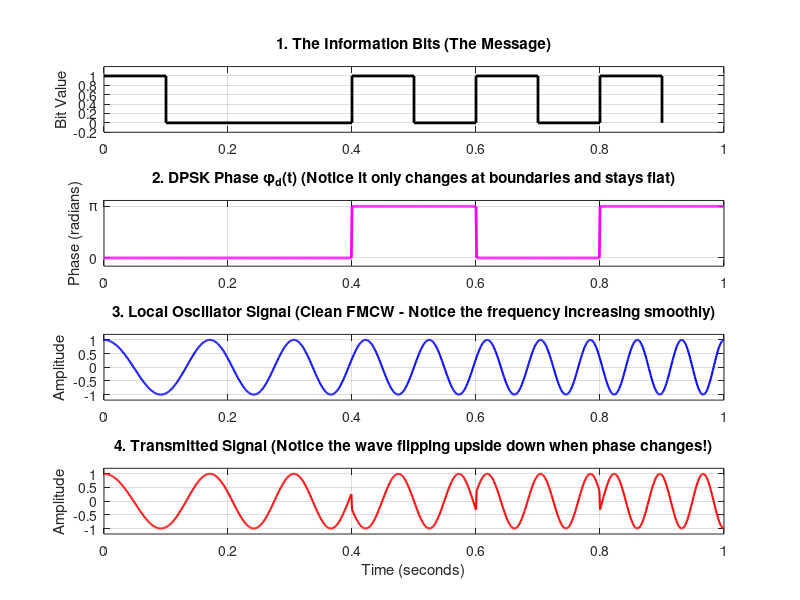

Write the MATLAB code that produced this figure.
% =========================================================================
% Simulation of DPSK Data Modulation on an FMCW Radar Signal
% =========================================================================

clear; clc; close all;

%% 1. Define Parameters (Scaled down for visualization)
fc = 5;          % Carrier frequency (Hz) - The basic "pitch" of the wave
B = 10;          % Bandwidth (Hz) - How much the frequency increases
T = 1;           % Chirp duration (seconds) - Length of our signal
mu = B / T;      % Chirp slope (Hz/s)

Rb = 10;         % Data rate (bits per second) - How fast we send data
Ts = 1 / Rb;     % Symbol duration (seconds per bit)

fs = 1000;       % Sampling frequency (points per second for a smooth plot)
t = 0:1/fs:T-1/fs; % Time vector for the whole chirp

num_bits = T * Rb; % Total number of bits in this chirp (1 sec * 10 bps = 10 bits)

%% 2. Generate Random Information Bits (0s and 1s)
% This represents the message the ego vehicle wants to send.
data_bits = randi([0, 1], 1, num_bits);

%% 3. Differential Phase Encoding (The DPSK Logic)
% Rule: If bit is 0, phase stays the same. If bit is 1, phase flips by pi (180 degrees).
dpsk_phase = zeros(1, num_bits);
for k = 2:num_bits
    if data_bits(k) == 1
        dpsk_phase(k) = mod(dpsk_phase(k-1) + pi, 2*pi); % Flip phase
    else
        dpsk_phase(k) = dpsk_phase(k-1);                 % Keep phase
    end
end

%% 4. Map the Phase to the Time Vector (Piecewise Constant)
% The phase must remain totally flat (constant) during each symbol duration Ts!
phi_d = zeros(size(t));
for k = 1:num_bits
    % Find the time indices that belong to the current symbol
    start_time = (k-1) * Ts;
    end_time = k * Ts;
    idx = (t >= start_time) & (t < end_time);
    
    % Apply the constant phase to that specific time block
    phi_d(idx) = dpsk_phase(k);
end

%% 5. Generate the Optical Signals (Equations from the paper)
A_T = 1; % Amplitude

% A. The Local Oscillator (LO) - The "Clean" Radar Canvas
% s_LO(t) = A_T * exp(j * (2*pi*fc*t + pi*mu*t^2))
s_LO = A_T * exp(1j * (2*pi*fc*t + pi*mu*t.^2));

% B. The Transmitted Signal (TX) - The Radar + The Communication Data
% s_T(t) = A_T * exp(j * (2*pi*fc*t + pi*mu*t^2 + phi_d(t)))
s_T = A_T * exp(1j * (2*pi*fc*t + pi*mu*t.^2 + phi_d));

%% 6. Plotting the Results
figure('Name', 'ISAC Signal Generation', 'Position', [100, 100, 800, 600]);

% Plot 1: The Raw Data Bits
subplot(4,1,1);
stairs(0:Ts:T-Ts, data_bits, 'LineWidth', 2, 'Color', 'k');
title('1. The Information Bits (The Message)');
ylim([-0.2 1.2]); xlim([0 T]);
ylabel('Bit Value'); grid on;

% Plot 2: The Piecewise Constant Phase \phi_d(t)
subplot(4,1,2);
plot(t, phi_d, 'LineWidth', 2, 'Color', 'm');
title('2. DPSK Phase \phi_d(t) (Notice it only changes at boundaries and stays flat)');
ylim([-0.5 3.5]); xlim([0 T]);
yticks([0 pi]); yticklabels({'0', '\pi'});
ylabel('Phase (radians)'); grid on;

% Plot 3: The LO Signal (Clean Radar)
subplot(4,1,3);
plot(t, real(s_LO), 'LineWidth', 1.5, 'Color', 'b');
title('3. Local Oscillator Signal (Clean FMCW - Notice the frequency increasing smoothly)');
xlim([0 T]); ylim([-1.2 1.2]);
ylabel('Amplitude'); grid on;

% Plot 4: The Transmitted Signal (Radar + Data)
subplot(4,1,4);
plot(t, real(s_T), 'LineWidth', 1.5, 'Color', 'r');
title('4. Transmitted Signal (Notice the wave flipping upside down when phase changes!)');
xlim([0 T]); ylim([-1.2 1.2]);
ylabel('Amplitude'); xlabel('Time (seconds)'); grid on;
